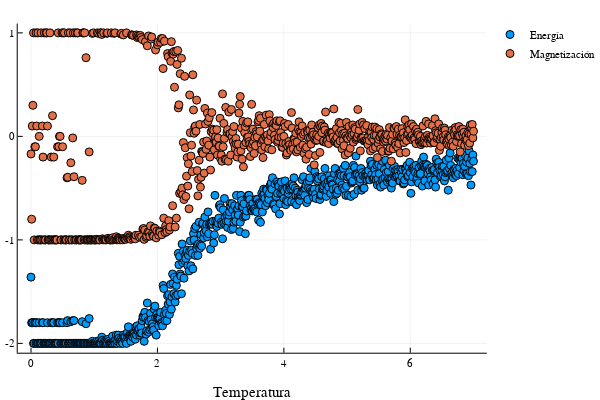

The code cell stored with this chart in its notebook:
### Markdown cell above
## Gráficas de Energía y Magnetización vs Temperatura

### Code cell
N = 20
t = 10^6   #tiempo (pasos metrópolis)
S =[rand([-1,1]) for i in 1:N, j in 1:N]

TT =  0:0.01:7 #rango de temperaturas

Energías = Float64[]
Magnetización = Float64[]
#Calore = Float64[]
                                #Iteramos sobre el tiempo
    for i in TT                       
        NS, E , M, C, X = Metropolis(i, S, N, t)    
        push!(Magnetización, M)
        push!(Energías, E)
        #push!(Calore, C)
    end

scatter(TT, Energías, label = "Energía", xlabel ="Temperatura")
scatter!(TT,Magnetización, label = "Magnetización")
#scatter!(TT, Calore,  label = "Calor específico")

### Figure 1 — Plotly figure (JSON) as saved in the notebook; plotly's stock layout.template omitted (floating-point values rounded to 4 significant figures; data arrays with more than 128 entries replaced by an {"elided": "..."} marker saying what was removed)
{"data": [{"colorbar": {"title": ""}, "hoverinfo": "text", "legendgroup": "Energía", "marker": {"color": "rgba(0, 154, 250, 1.000)", "line": {"color": "rgba(0, 0, 0, 1.000)", "width": 1}, "size": 8, "symbol": "circle"}, "mode": "markers", "name": "Energía", "showlegend": true, "text": {"elided": "701 null values"}, "type": "scatter", "x": {"elided": "701 float values"}, "xaxis": "x1", "y": {"elided": "701 float values"}, "yaxis": "y1", "zmax": 0.1, "zmin": -0.1}, {"colorbar": {"title": ""}, "hoverinfo": "text", "legendgroup": "Magnetización", "marker": {"color": "rgba(227, 111, 71, 1.000)", "line": {"color": "rgba(0, 0, 0, 1.000)", "width": 1}, "size": 8, "symbol": "circle"}, "mode": "markers", "name": "Magnetización", "showlegend": true, "text": {"elided": "701 null values"}, "type": "scatter", "x": {"elided": "701 float values"}, "xaxis": "x1", "y": {"elided": "701 float values"}, "yaxis": "y1", "zmax": 0.1, "zmin": -0.1}], "layout": {"annotations": [], "height": 400, "legend": {"bgcolor": "rgba(255, 255, 255, 1.000)", "bordercolor": "rgba(0, 0, 0, 1.000)", "font": {"color": "rgba(0, 0, 0, 1.000)", "family": "sans-serif", "size": 11}, "tracegroupgap": 0, "x": 1, "y": 1}, "margin": {"b": 20, "l": 0, "r": 0, "t": 20}, "paper_bgcolor": "rgba(255, 255, 255, 1.000)", "plot_bgcolor": "rgba(255, 255, 255, 1.000)", "showlegend": true, "width": 600, "xaxis": {"anchor": "y1", "domain": [0.03619, 0.9934], "gridcolor": "rgba(0, 0, 0, 0.100)", "gridwidth": 0.5, "linecolor": "rgba(0, 0, 0, 1.000)", "mirror": false, "range": [-0.21, 7.21], "showgrid": true, "showline": true, "showticklabels": true, "tickangle": 0, "tickcolor": "rgb(0, 0, 0)", "tickfont": {"color": "rgba(0, 0, 0, 1.000)", "family": "sans-serif", "size": 11}, "tickmode": "array", "ticks": "inside", "ticktext": ["0", "2", "4", "6"], "tickvals": [0, 2, 4, 6], "title": "Temperatura", "titlefont": {"color": "rgba(0, 0, 0, 1.000)", "family": "sans-serif", "size": 15}, "type": "-", "visible": true, "zeroline": false, "zerolinecolor": "rgba(0, 0, 0, 1.000)"}, "yaxis": {"anchor": "x1", "domain": [0.07581, 0.9902], "gridcolor": "rgba(0, 0, 0, 0.100)", "gridwidth": 0.5, "linecolor": "rgba(0, 0, 0, 1.000)", "mirror": false, "range": [-2.09, 1.09], "showgrid": true, "showline": true, "showticklabels": true, "tickangle": 0, "tickcolor": "rgb(0, 0, 0)", "tickfont": {"color": "rgba(0, 0, 0, 1.000)", "family": "sans-serif", "size": 11}, "tickmode": "array", "ticks": "inside", "ticktext": ["-2", "-1", "0", "1"], "tickvals": [-2, -1, 0, 1], "title": "", "titlefont": {"color": "rgba(0, 0, 0, 1.000)", "family": "sans-serif", "size": 15}, "type": "-", "visible": true, "zeroline": false, "zerolinecolor": "rgba(0, 0, 0, 1.000)"}}}
